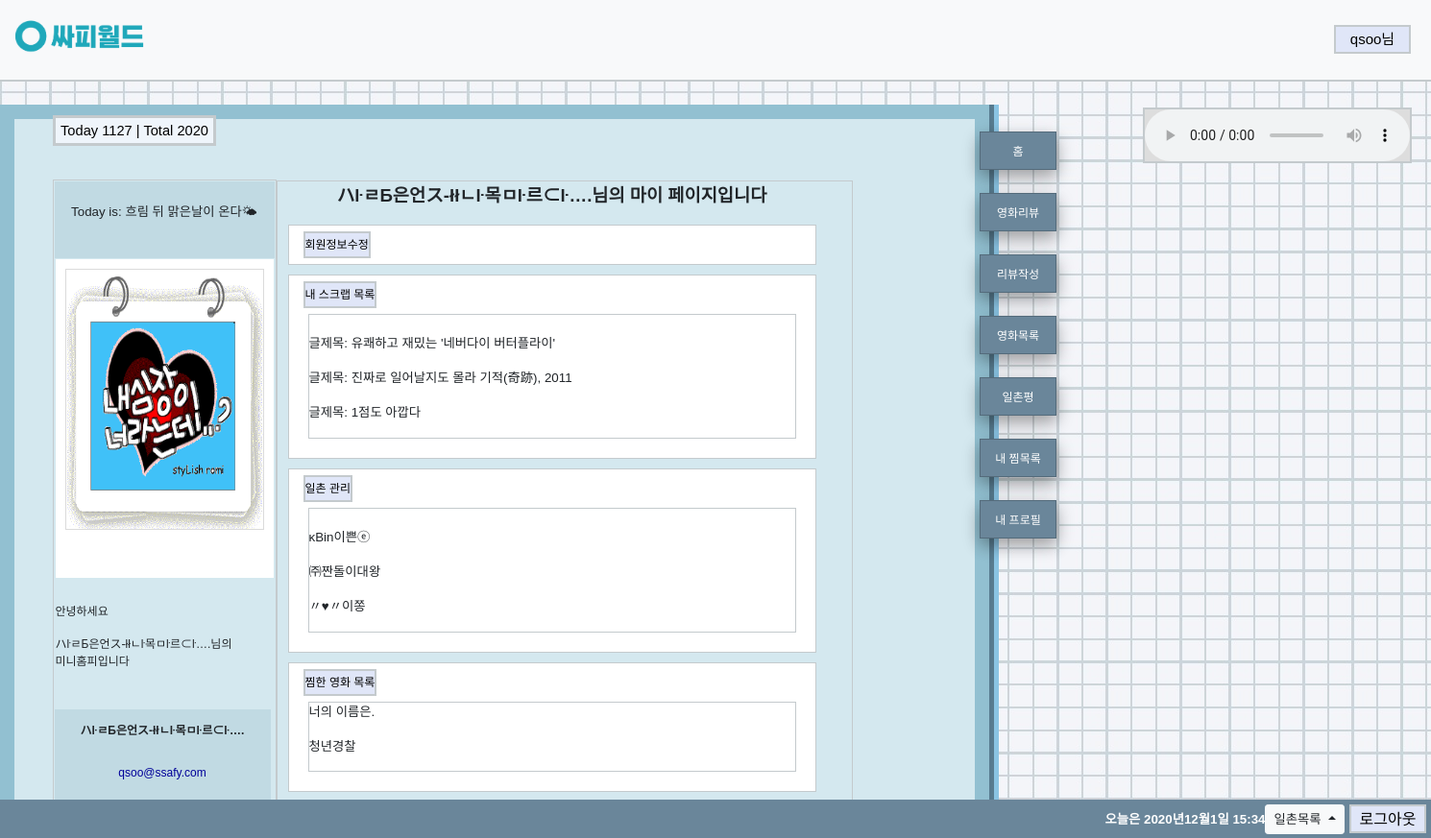
The app's page /accounts/qsoo/mypage/ (signed in) with its own data.
### accounts/models.py (models this page shows)
class User(AbstractUser):
    email = models.EmailField(
        verbose_name = '이메일',
        max_length = 255,
        unique = True,
    )
    nickname = models.CharField(
        verbose_name = '닉네임',
        max_length = 30,
        unique=True,
    )
    greetings = models.CharField(
        verbose_name= '인사말',
        max_length= 50,
        null = True,
        blank = True,
    )
    connected = models.ManyToManyField('self', symmetrical=True)
    profile_img = models.ImageField(
        null = True,
        blank = True,
        verbose_name = '프로필사진',
        upload_to = profile_img_path
        )
    mymovie = models.ManyToManyField(Movie)

### community/models.py (models this page shows)
class Review(models.Model):
    title = models.CharField(max_length=100)
    movie_title = models.CharField(max_length=50)
    rank = models.IntegerField(
        validators=[MinValueValidator(0), MaxValueValidator(10)]
    )
    content = models.TextField()
    created_at = models.DateTimeField(auto_now_add=True)
    updated_at = models.DateTimeField(auto_now=True)
    user = models.ForeignKey(settings.AUTH_USER_MODEL, on_delete=models.CASCADE)
    scrap_users = models.ManyToManyField(settings.AUTH_USER_MODEL, related_name='scrap_reviews')

### movies/models.py (models this page shows)
class Movie(models.Model):
    title = models.CharField(max_length=100)
    director = models.CharField(max_length=100)
    genres = models.TextField()
    nations = models.TextField()
    poster = models.CharField(max_length=300)
    content = models.TextField()

### accounts/views.py (the view)
# urls.py: path('<str:username>/mypage/', views.mypage, name="mypage"),
@login_required
def mypage(request, username):
    host_user = get_object_or_404(User, username=username)
    my_movie_list = host_user.mymovie.all()
    my_friend_list = host_user.connected.all()
    my_scrap_list = host_user.scrap_reviews.all()
    context = {
        'host_user': host_user,
        'my_movie_list': my_movie_list,
        'my_friend_list': my_friend_list,
        'my_scrap_list': my_scrap_list,
    }
    return render(request, 'accounts/mypage.html', context)

### accounts/templates/accounts/mypage.html (shortened to what this page needs)
{% extends 'base.html' %}
{% block left %}
  {% include 'accounts/_left_profile.html' %}
{% endblock left %}
{% block middle %}
  <font style="font-size:14pt;"><strong><p class="text-center">{{ request.user.nickname }}님의 마이 페이지입니다</p></strong></font>
  <div font style="font-size:10pt;">
  <div class="mypage-form">
    <a class="mypage_btn" href="{% url "accounts:myinfo_change" request.user %}">회원정보수정</a>
  </div>
    <div class="mypage-form" style="border:1px solid #C4CACD">
      <a class="logout_btn " href="{% url "accounts:scrap" request.user %}">내 스크랩 목록</a>
    <br>
    <div class="mypage-scroll" style="border:1px solid #C4CACD;margin:10px;">
      <br>
      {% for myscrap in my_scrap_list %}
        <p>글제목: {{ myscrap.title }}</p>
      {% endfor %}
    </div></div>
    <div class="mypage-form">
      <a class="logout_btn " href="{% url "accounts:linkedin" request.user %}">일촌 관리</a>
     <br>
    <div class="mypage-scroll" style="border:1px solid #C4CACD;margin:10px;">
      <br>
      {% for myfriend in my_friend_list %}
        <p>{{ myfriend.nickname }}</p>
      {% endfor %}
    </div></div>
    <div class="mypage-form">
      <a class="logout_btn " href="{% url "accounts:my_movie_list" request.user %}">찜한 영화 목록</a>
    <br>
    <div class="mypage-scroll" style="border:1px solid #C4CACD;margin:10px;">
      {% for mymovie in my_movie_list %}
        <p>{{ mymovie.title }}</p>
      {% endfor %}
    </div></div>
  </div>
{% endblock %}

### final_project/templates/base.html (shortened to what this page needs)
{% load static %}
<!DOCTYPE html>
<html lang="en">
<head>
  <link rel="stylesheet" href="https://stackpath.bootstrapcdn.com/bootstrap/4.5.2/css/bootstrap.min.css">
</head>
    <nav height="60px"class="navbar navbar-light bg-light nav-design">
      <a class="navbar-brand" href="{% url "accounts:firstpage" request.user.username %}">
			<img width="150px" height=""src="{% static "/img/logo_with_name.png" %}" alt="싸피월드 로고">
			</a>
					<span class="right1">
						<input class="skinButton" type="button" name="bt_skin3" value="{{request.user.username}}님" onclick="colorChange()">
					</span>
		</nav>
<form name="main">
  <body bgcolor="#F3F3F3" topmargin="0" leftmargin="0" background="{% static "/img/back.jpg" %}">
		<br>
	<table class="big_table" align="left" valign="top" width="850" height="550" bgcolor="#003366" cellspacing="0" cellpadding="0">
		<tr>
				<div class="big-table-border">
				<div>
					<font><span class="today-total" style="font-size:11pt;color:black;">  Today 1127 | Total 2020</span></font>
				</div>
				<table  width="1000" height="700">
					<tr>
						<td colspan="2" align="center">
							<br>
						</td>
						<td height="40">
							<br>
						</td>
						<td></td>
					</tr>
					<tr>
					<div>
						<td width="40"> </td>
							<td class="border2" width="200" height="600" background-color="#f3fbfe">
								{% block left %}
								{% endblock left %}
							</td>
							<td class="div-scroll profile-box border2" width="600" height="650" border="10" background-color="#f3fbfe">
								<div >
									{% block middle %}
									{% endblock middle %}
								</div>
							</td>
							<td width="20"> </td>
					</div>
					</tr>
					<tr>
						<td ></td>
					</tr>
				</table>
		</tr>
	</table>
	<br>
	<br>
	<div style="display:flex;flex-wrap:nowrap;">
		<div style="display:flex;flex-wrap:nowrap;">
			{% block menu %}
				{% include '_menubar.html'%}
			{% endblock menu %}
			</div>
			<div style="display:flex;flex-wrap:nowrap;padding:10px;margin:-60px 0;align-items:flex-start;">
				{% block songs %}
					{% include 'accounts/_right_bgm.html' %}
				{% endblock songs %}
			</div>
	</div>
	</body>
</form>
<footer>
{% include 'footer.html' %}
</footer>
</html>

### accounts/templates/accounts/_left_profile.html (shortened to what this page needs)
{% load static %}
<!DOCTYPE HTML PUBLIC "-//W3C//DTD HTML 4.0 Transitional//EN">
<htmL>
 <head>
 </head>
 <body>
	<table>
		<tr >
			<td bgcolor="#c1dae3" align="center" height="80px" ><font style="font-size:10pt;"><p>Today is: 흐림 뒤 맑은날이 온다🌤</p></font></td>
		</tr>
		<tr >
			<td>
				<table bgcolor="#DBDBDB" width="130">
					<tr class="profile-img">
						<td>
						{% if host_user.profile_img %}
							<img class="profile-img-border" width="205" height="270" src="{{ host_user.profile_img.url }}" alt="">
						{% else %}
							<img class="profile-img-border" width="205" height="270" src="{% static '/img/empty_profile.png' %}" alt="">
						{% endif %}
						</td>
					</tr>
				</table>
			</td>
		</tr>
		<tr>
			<td>
				<font style="font-size:9pt;">
				<br>
					{% if host_user.greetings %}
						{{ host_user.greetings }}
					{% else %}
					<p>안녕하세요</p>
					<p>{{ host_user.nickname }}님의<br> 미니홈피입니다</p>
					{% endif %}
				</font>
			</td>
		</tr>
	</table>
	<br/>
	<table bgcolor="#DBDBDB" width="225">
		<tr align="center">
			<td height="100px" bgcolor="#c1dae3"><font style="font-size:9pt;">
				<b>{{ host_user.nickname }}</b><br><br><font color="#000099"><p>{{ host_user.email }}</p></font>
			</font></td>
		</tr>
	</table>
 </body>
</html>

### final_project/templates/base.html (style rules this page uses)
.skinButton { text-align:right; width:80px; height:30px; inline-height:30px; background-color:#E0E6F8; border: 2px solid #C4CACD; color:black; padding:5px 0; text-align:center; text-decoration:none; font-size:15px; margin:5px; cursor:pointer; line-height: 0px; }
.right1 { display:flex; justify-content:flex-end; align-items:center; }
.border2 { bgcolor:#EFF2FB; border:1px solid #C4CACD; }
footer { width:100%; height:40px; position:absolute; bottom:0; background:#6a869a; text-align: center; color: white; }
.logout_btn { text-align:right; width:80px; height:30px; inline-height:30px; background-color:#E0E6F8; border: 2px solid #C4CACD; color:black; padding:5px 0; text-align:center; font-size:12pt; margin:5px; cursor:pointer; line-height: 15px; }
.mypage_btn { text-align:right; width:80px; height:30px; inline-height:30px; background-color:#E0E6F8; border: 2px solid #C4CACD; color:black; padding:5px 0; text-align:center; font-size:13pt; font-size:15px; margin:5px; cursor:pointer; line-height: 15px; }
.big_table { border-right: 10px outset #8bc4e3 ; border-bottom: 10px outset #8bc4e3 ; }
.nav-design { border-bottom: 2px solid #C4CACD; }
.today-total { background-color: #EFF5FB; width: 300; height: 60px; border: 3px solid #C4CACD; padding: 5px; margin: 40px; }
.profile-box { display:inline-flex; }
body { scrollbar-face-color: #FFFFFF; scrollbar-highlight-color: #DBDBDB; scrollbar-3dlight-color: #FFFFFF; scrollbar-shadow-color: #9C92FF; scrollbar-darkshadow-color: #FFFFFF; scrollbar-track-color: #FFFFFF; scrollbar-arrow-color: #9C92FF }
.div-scroll { height:653px; overflow-y:scroll; scrollbar-face-color:#FFFFFF; scrollbar-highlight-color:#DBDBDB; scrollbar-3dlight-color:#FFFFFF; scrollbar-shadow-color:#9C92FF; scrollbar-darkshadow-color:#FFFFFF; scrollbar-track-color:#FFFFFF; scrollbar-arrow-color:#9C92FF }
.mypage-scroll { overflow-y:scroll; scrollbar-face-color:#FFFFFF; scrollbar-highlight-color:#DBDBDB; scrollbar-3dlight-color:#FFFFFF; scrollbar-shadow-color:#9C92FF; scrollbar-darkshadow-color:#FFFFFF; scrollbar-track-color:#FFFFFF; scrollbar-arrow-color:#9C92FF }
html * { font-family:'Arial' !important; }
.profile-img { border-top:10px solid #ffffff; border-left:10px solid #ffffff; border-right:10px solid #ffffff; border-bottom:50px solid #ffffff; }
.mypage-form { background-color: #ffffff; padding: 10px; margin: 10px; width:550px; border:1px solid #C4CACD }
.big-table-border { border: 15px solid #92c0d1; background-color:#d4e8ef; }
a:link { color: black; font-size: 9pt }

### records on screen
User: bt_skin3 "qsoo님", profile_img (picture), nickname "ハŀㄹБ은언ス-łłㄴŀ목ㅁŀ르⊂ŀ….", email "qsoo@ssafy.com", user.nickname "ハŀㄹБ은언ス-łłㄴŀ목ㅁŀ르⊂ŀ…."
Review: title "유쾌하고 재밌는 '네버다이 버터플라이'"
Review: title "진짜로 일어날지도 몰라 기적(奇跡), 2011"
Review: title "1점도 아깝다"
User: nickname "ĸBin이쁜ⓔ"
User: nickname "㈜짠돌이대왕"
User: nickname "〃♥〃이쫑"
Movie: title "너의 이름은."
Movie: title "청년경찰"
